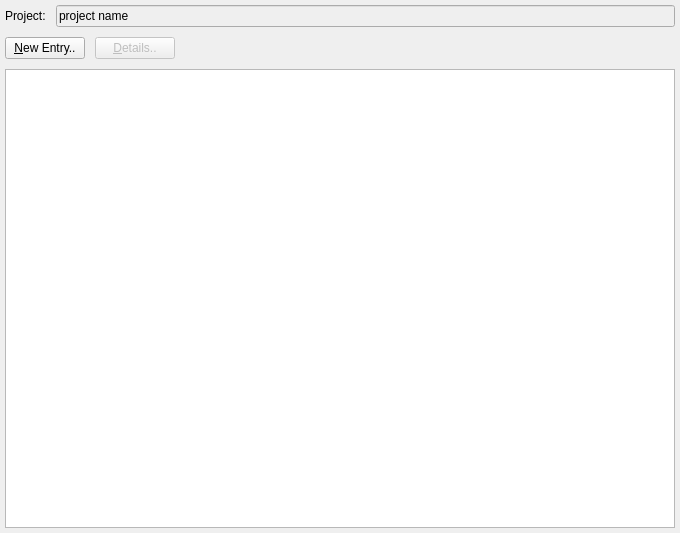
<?xml version="1.0" encoding="UTF-8"?>
<ui version="4.0">
 <class>log_form</class>
 <widget class="QWidget" name="log_form">
  <property name="geometry">
   <rect>
    <x>0</x>
    <y>0</y>
    <width>680</width>
    <height>533</height>
   </rect>
  </property>
  <property name="sizePolicy">
   <sizepolicy hsizetype="Preferred" vsizetype="Preferred">
    <horstretch>0</horstretch>
    <verstretch>0</verstretch>
   </sizepolicy>
  </property>
  <property name="windowTitle">
   <string>Log</string>
  </property>
  <property name="locale">
   <locale language="English" country="UnitedStates"/>
  </property>
  <layout class="QGridLayout" name="gridLayout">
   <property name="margin">
    <number>5</number>
   </property>
   <property name="spacing">
    <number>10</number>
   </property>
   <item row="0" column="0">
    <widget class="QLabel" name="label">
     <property name="text">
      <string>Project:</string>
     </property>
    </widget>
   </item>
   <item row="0" column="1" colspan="3">
    <widget class="QLineEdit" name="line_project">
     <property name="styleSheet">
      <string notr="true">background-color:palette(Window);</string>
     </property>
     <property name="text">
      <string>project name</string>
     </property>
    </widget>
   </item>
   <item row="1" column="0" colspan="2">
    <widget class="QPushButton" name="push_new_entry">
     <property name="text">
      <string>&amp;New Entry..</string>
     </property>
    </widget>
   </item>
   <item row="1" column="2">
    <widget class="QPushButton" name="push_detail">
     <property name="enabled">
      <bool>false</bool>
     </property>
     <property name="text">
      <string>&amp;Details..</string>
     </property>
    </widget>
   </item>
   <item row="1" column="3">
    <spacer name="horizontalSpacer">
     <property name="orientation">
      <enum>Qt::Horizontal</enum>
     </property>
     <property name="sizeHint" stdset="0">
      <size>
       <width>288</width>
       <height>20</height>
      </size>
     </property>
    </spacer>
   </item>
   <item row="2" column="0" colspan="4">
    <widget class="QTableView" name="table_history">
     <property name="editTriggers">
      <set>QAbstractItemView::NoEditTriggers</set>
     </property>
     <property name="selectionMode">
      <enum>QAbstractItemView::SingleSelection</enum>
     </property>
     <property name="selectionBehavior">
      <enum>QAbstractItemView::SelectRows</enum>
     </property>
     <property name="sortingEnabled">
      <bool>true</bool>
     </property>
    </widget>
   </item>
  </layout>
 </widget>
 <tabstops>
  <tabstop>push_new_entry</tabstop>
  <tabstop>push_detail</tabstop>
  <tabstop>table_history</tabstop>
  <tabstop>line_project</tabstop>
 </tabstops>
 <resources/>
 <connections/>
</ui>
